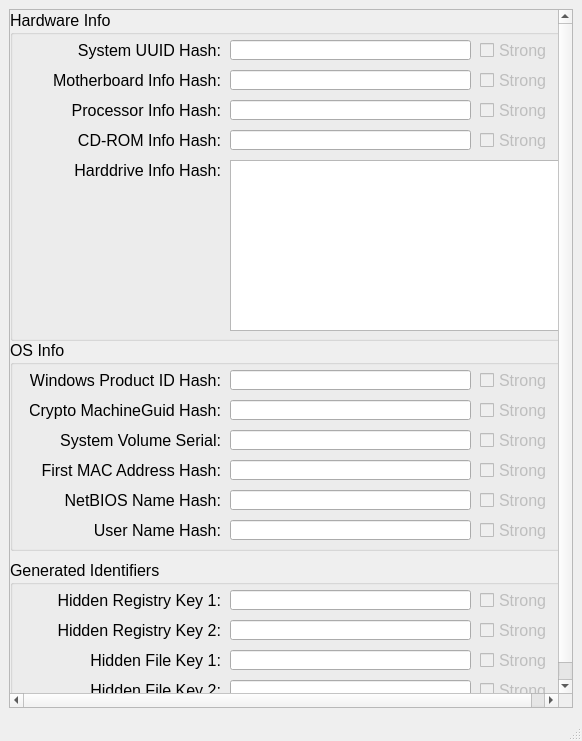
<?xml version="1.0" encoding="UTF-8"?>
<ui version="4.0">
 <class>MainWindow</class>
 <widget class="QMainWindow" name="MainWindow">
  <property name="geometry">
   <rect>
    <x>0</x>
    <y>0</y>
    <width>582</width>
    <height>741</height>
   </rect>
  </property>
  <property name="sizePolicy">
   <sizepolicy hsizetype="Expanding" vsizetype="Expanding">
    <horstretch>0</horstretch>
    <verstretch>0</verstretch>
   </sizepolicy>
  </property>
  <property name="minimumSize">
   <size>
    <width>0</width>
    <height>0</height>
   </size>
  </property>
  <property name="maximumSize">
   <size>
    <width>5790</width>
    <height>7920</height>
   </size>
  </property>
  <property name="font">
   <font>
    <pointsize>12</pointsize>
   </font>
  </property>
  <property name="windowTitle">
   <string>Splane - Ban ID Viewer</string>
  </property>
  <widget class="QWidget" name="centralwidget">
   <property name="sizePolicy">
    <sizepolicy hsizetype="Maximum" vsizetype="Maximum">
     <horstretch>0</horstretch>
     <verstretch>0</verstretch>
    </sizepolicy>
   </property>
   <layout class="QGridLayout" name="gridLayout">
    <item row="0" column="1">
     <widget class="QScrollArea" name="scrollArea">
      <property name="sizePolicy">
       <sizepolicy hsizetype="Expanding" vsizetype="Expanding">
        <horstretch>0</horstretch>
        <verstretch>0</verstretch>
       </sizepolicy>
      </property>
      <property name="autoFillBackground">
       <bool>false</bool>
      </property>
      <property name="verticalScrollBarPolicy">
       <enum>Qt::ScrollBarAsNeeded</enum>
      </property>
      <property name="horizontalScrollBarPolicy">
       <enum>Qt::ScrollBarAsNeeded</enum>
      </property>
      <property name="widgetResizable">
       <bool>true</bool>
      </property>
      <property name="alignment">
       <set>Qt::AlignLeading|Qt::AlignLeft|Qt::AlignVCenter</set>
      </property>
      <widget class="QWidget" name="scrollAreaWidgetContents">
       <property name="geometry">
        <rect>
         <x>0</x>
         <y>0</y>
         <width>562</width>
         <height>701</height>
        </rect>
       </property>
       <property name="sizePolicy">
        <sizepolicy hsizetype="Ignored" vsizetype="Ignored">
         <horstretch>0</horstretch>
         <verstretch>0</verstretch>
        </sizepolicy>
       </property>
       <property name="minimumSize">
        <size>
         <width>562</width>
         <height>701</height>
        </size>
       </property>
       <property name="baseSize">
        <size>
         <width>0</width>
         <height>0</height>
        </size>
       </property>
       <widget class="QGroupBox" name="groupBox">
        <property name="geometry">
         <rect>
          <x>0</x>
          <y>0</y>
          <width>561</width>
          <height>331</height>
         </rect>
        </property>
        <property name="title">
         <string>Hardware Info</string>
        </property>
        <widget class="QCheckBox" name="checkBoxCdRom">
         <property name="enabled">
          <bool>false</bool>
         </property>
         <property name="geometry">
          <rect>
           <x>470</x>
           <y>120</y>
           <width>70</width>
           <height>21</height>
          </rect>
         </property>
         <property name="text">
          <string>Strong</string>
         </property>
         <property name="checkable">
          <bool>true</bool>
         </property>
        </widget>
        <widget class="QLineEdit" name="lineEditProcessor">
         <property name="geometry">
          <rect>
           <x>220</x>
           <y>90</y>
           <width>241</width>
           <height>20</height>
          </rect>
         </property>
         <property name="font">
          <font>
           <family>Courier New</family>
          </font>
         </property>
        </widget>
        <widget class="QCheckBox" name="checkBoxProcessor">
         <property name="enabled">
          <bool>false</bool>
         </property>
         <property name="geometry">
          <rect>
           <x>470</x>
           <y>90</y>
           <width>70</width>
           <height>21</height>
          </rect>
         </property>
         <property name="text">
          <string>Strong</string>
         </property>
         <property name="checkable">
          <bool>true</bool>
         </property>
        </widget>
        <widget class="QLineEdit" name="lineEditCdRom">
         <property name="geometry">
          <rect>
           <x>220</x>
           <y>120</y>
           <width>241</width>
           <height>20</height>
          </rect>
         </property>
         <property name="font">
          <font>
           <family>Courier New</family>
          </font>
         </property>
        </widget>
        <widget class="QLabel" name="label_16">
         <property name="geometry">
          <rect>
           <x>20</x>
           <y>90</y>
           <width>191</width>
           <height>21</height>
          </rect>
         </property>
         <property name="text">
          <string>Processor Info Hash:</string>
         </property>
         <property name="alignment">
          <set>Qt::AlignRight|Qt::AlignTrailing|Qt::AlignVCenter</set>
         </property>
        </widget>
        <widget class="QLabel" name="label_15">
         <property name="geometry">
          <rect>
           <x>20</x>
           <y>120</y>
           <width>191</width>
           <height>21</height>
          </rect>
         </property>
         <property name="text">
          <string>CD-ROM Info Hash:</string>
         </property>
         <property name="alignment">
          <set>Qt::AlignRight|Qt::AlignTrailing|Qt::AlignVCenter</set>
         </property>
        </widget>
        <widget class="QCheckBox" name="checkBoxMotherboardSerial">
         <property name="enabled">
          <bool>false</bool>
         </property>
         <property name="geometry">
          <rect>
           <x>470</x>
           <y>60</y>
           <width>70</width>
           <height>21</height>
          </rect>
         </property>
         <property name="text">
          <string>Strong</string>
         </property>
         <property name="checkable">
          <bool>true</bool>
         </property>
        </widget>
        <widget class="QLabel" name="label_14">
         <property name="geometry">
          <rect>
           <x>20</x>
           <y>60</y>
           <width>191</width>
           <height>21</height>
          </rect>
         </property>
         <property name="text">
          <string>Motherboard Info Hash:</string>
         </property>
         <property name="alignment">
          <set>Qt::AlignRight|Qt::AlignTrailing|Qt::AlignVCenter</set>
         </property>
        </widget>
        <widget class="QLineEdit" name="lineEditMotherboard">
         <property name="geometry">
          <rect>
           <x>220</x>
           <y>60</y>
           <width>241</width>
           <height>20</height>
          </rect>
         </property>
         <property name="font">
          <font>
           <family>Courier New</family>
          </font>
         </property>
        </widget>
        <widget class="QLabel" name="label_13">
         <property name="geometry">
          <rect>
           <x>20</x>
           <y>150</y>
           <width>191</width>
           <height>21</height>
          </rect>
         </property>
         <property name="text">
          <string>Harddrive Info Hash:</string>
         </property>
         <property name="alignment">
          <set>Qt::AlignRight|Qt::AlignTrailing|Qt::AlignVCenter</set>
         </property>
        </widget>
        <widget class="QListView" name="listViewSerials">
         <property name="geometry">
          <rect>
           <x>220</x>
           <y>150</y>
           <width>331</width>
           <height>171</height>
          </rect>
         </property>
         <property name="font">
          <font>
           <family>Courier New</family>
           <pointsize>12</pointsize>
          </font>
         </property>
        </widget>
        <widget class="QLabel" name="label_17">
         <property name="geometry">
          <rect>
           <x>20</x>
           <y>30</y>
           <width>191</width>
           <height>21</height>
          </rect>
         </property>
         <property name="text">
          <string>System UUID Hash:</string>
         </property>
         <property name="alignment">
          <set>Qt::AlignRight|Qt::AlignTrailing|Qt::AlignVCenter</set>
         </property>
        </widget>
        <widget class="QCheckBox" name="checkBoxSystemUUID">
         <property name="enabled">
          <bool>false</bool>
         </property>
         <property name="geometry">
          <rect>
           <x>470</x>
           <y>30</y>
           <width>70</width>
           <height>21</height>
          </rect>
         </property>
         <property name="text">
          <string>Strong</string>
         </property>
         <property name="checkable">
          <bool>true</bool>
         </property>
        </widget>
        <widget class="QLineEdit" name="lineEditSystemUUID">
         <property name="geometry">
          <rect>
           <x>220</x>
           <y>30</y>
           <width>241</width>
           <height>20</height>
          </rect>
         </property>
         <property name="font">
          <font>
           <family>Courier New</family>
          </font>
         </property>
        </widget>
       </widget>
       <widget class="QGroupBox" name="groupBox_3">
        <property name="geometry">
         <rect>
          <x>0</x>
          <y>550</y>
          <width>561</width>
          <height>151</height>
         </rect>
        </property>
        <property name="title">
         <string>Generated Identifiers</string>
        </property>
        <widget class="QCheckBox" name="checkBoxFile2">
         <property name="enabled">
          <bool>false</bool>
         </property>
         <property name="geometry">
          <rect>
           <x>470</x>
           <y>120</y>
           <width>70</width>
           <height>21</height>
          </rect>
         </property>
         <property name="text">
          <string>Strong</string>
         </property>
         <property name="checkable">
          <bool>true</bool>
         </property>
         <property name="autoExclusive">
          <bool>false</bool>
         </property>
        </widget>
        <widget class="QLabel" name="label_10">
         <property name="geometry">
          <rect>
           <x>20</x>
           <y>120</y>
           <width>191</width>
           <height>21</height>
          </rect>
         </property>
         <property name="text">
          <string>Hidden File Key 2:</string>
         </property>
         <property name="alignment">
          <set>Qt::AlignRight|Qt::AlignTrailing|Qt::AlignVCenter</set>
         </property>
        </widget>
        <widget class="QLineEdit" name="lineEditFileKey2">
         <property name="geometry">
          <rect>
           <x>220</x>
           <y>120</y>
           <width>241</width>
           <height>20</height>
          </rect>
         </property>
         <property name="font">
          <font>
           <family>Courier New</family>
          </font>
         </property>
        </widget>
        <widget class="QCheckBox" name="checkBoxFile1">
         <property name="enabled">
          <bool>false</bool>
         </property>
         <property name="geometry">
          <rect>
           <x>470</x>
           <y>90</y>
           <width>70</width>
           <height>21</height>
          </rect>
         </property>
         <property name="text">
          <string>Strong</string>
         </property>
         <property name="checkable">
          <bool>true</bool>
         </property>
        </widget>
        <widget class="QLabel" name="label_9">
         <property name="geometry">
          <rect>
           <x>20</x>
           <y>90</y>
           <width>191</width>
           <height>21</height>
          </rect>
         </property>
         <property name="text">
          <string>Hidden File Key 1:</string>
         </property>
         <property name="alignment">
          <set>Qt::AlignRight|Qt::AlignTrailing|Qt::AlignVCenter</set>
         </property>
        </widget>
        <widget class="QLineEdit" name="lineEditFileKey1">
         <property name="geometry">
          <rect>
           <x>220</x>
           <y>90</y>
           <width>241</width>
           <height>20</height>
          </rect>
         </property>
         <property name="font">
          <font>
           <family>Courier New</family>
          </font>
         </property>
        </widget>
        <widget class="QLineEdit" name="lineEditRegKey1">
         <property name="geometry">
          <rect>
           <x>220</x>
           <y>30</y>
           <width>241</width>
           <height>20</height>
          </rect>
         </property>
         <property name="font">
          <font>
           <family>Courier New</family>
          </font>
         </property>
        </widget>
        <widget class="QLineEdit" name="lineEditRegKey2">
         <property name="geometry">
          <rect>
           <x>220</x>
           <y>60</y>
           <width>241</width>
           <height>20</height>
          </rect>
         </property>
         <property name="font">
          <font>
           <family>Courier New</family>
          </font>
         </property>
        </widget>
        <widget class="QCheckBox" name="checkBoxReg2">
         <property name="enabled">
          <bool>false</bool>
         </property>
         <property name="geometry">
          <rect>
           <x>470</x>
           <y>60</y>
           <width>70</width>
           <height>21</height>
          </rect>
         </property>
         <property name="text">
          <string>Strong</string>
         </property>
         <property name="checkable">
          <bool>true</bool>
         </property>
        </widget>
        <widget class="QLabel" name="label_7">
         <property name="geometry">
          <rect>
           <x>20</x>
           <y>30</y>
           <width>191</width>
           <height>21</height>
          </rect>
         </property>
         <property name="text">
          <string>Hidden Registry Key 1:</string>
         </property>
         <property name="alignment">
          <set>Qt::AlignRight|Qt::AlignTrailing|Qt::AlignVCenter</set>
         </property>
        </widget>
        <widget class="QLabel" name="label_8">
         <property name="geometry">
          <rect>
           <x>20</x>
           <y>60</y>
           <width>191</width>
           <height>21</height>
          </rect>
         </property>
         <property name="text">
          <string>Hidden Registry Key 2:</string>
         </property>
         <property name="alignment">
          <set>Qt::AlignRight|Qt::AlignTrailing|Qt::AlignVCenter</set>
         </property>
        </widget>
        <widget class="QCheckBox" name="checkBoxReg1">
         <property name="enabled">
          <bool>false</bool>
         </property>
         <property name="geometry">
          <rect>
           <x>470</x>
           <y>30</y>
           <width>70</width>
           <height>21</height>
          </rect>
         </property>
         <property name="text">
          <string>Strong</string>
         </property>
         <property name="checkable">
          <bool>true</bool>
         </property>
        </widget>
       </widget>
       <widget class="QGroupBox" name="groupBox_2">
        <property name="geometry">
         <rect>
          <x>0</x>
          <y>330</y>
          <width>561</width>
          <height>211</height>
         </rect>
        </property>
        <property name="title">
         <string>OS Info</string>
        </property>
        <widget class="QCheckBox" name="checkBoxMachineGuid">
         <property name="enabled">
          <bool>false</bool>
         </property>
         <property name="geometry">
          <rect>
           <x>470</x>
           <y>60</y>
           <width>70</width>
           <height>21</height>
          </rect>
         </property>
         <property name="text">
          <string>Strong</string>
         </property>
         <property name="checkable">
          <bool>true</bool>
         </property>
        </widget>
        <widget class="QLabel" name="label_12">
         <property name="geometry">
          <rect>
           <x>20</x>
           <y>60</y>
           <width>191</width>
           <height>21</height>
          </rect>
         </property>
         <property name="text">
          <string>Crypto MachineGuid Hash:</string>
         </property>
         <property name="alignment">
          <set>Qt::AlignRight|Qt::AlignTrailing|Qt::AlignVCenter</set>
         </property>
        </widget>
        <widget class="QLineEdit" name="lineEditProdId">
         <property name="geometry">
          <rect>
           <x>220</x>
           <y>30</y>
           <width>241</width>
           <height>20</height>
          </rect>
         </property>
         <property name="font">
          <font>
           <family>Courier New</family>
          </font>
         </property>
        </widget>
        <widget class="QLineEdit" name="lineEditMachineGUID">
         <property name="geometry">
          <rect>
           <x>220</x>
           <y>60</y>
           <width>241</width>
           <height>20</height>
          </rect>
         </property>
         <property name="font">
          <font>
           <family>Courier New</family>
          </font>
         </property>
        </widget>
        <widget class="QCheckBox" name="checkBoxProductId">
         <property name="enabled">
          <bool>false</bool>
         </property>
         <property name="geometry">
          <rect>
           <x>470</x>
           <y>30</y>
           <width>70</width>
           <height>21</height>
          </rect>
         </property>
         <property name="text">
          <string>Strong</string>
         </property>
         <property name="checkable">
          <bool>true</bool>
         </property>
        </widget>
        <widget class="QLabel" name="label_11">
         <property name="geometry">
          <rect>
           <x>20</x>
           <y>30</y>
           <width>191</width>
           <height>21</height>
          </rect>
         </property>
         <property name="text">
          <string>Windows Product ID Hash:</string>
         </property>
         <property name="alignment">
          <set>Qt::AlignRight|Qt::AlignTrailing|Qt::AlignVCenter</set>
         </property>
        </widget>
        <widget class="QCheckBox" name="checkBoxUserName">
         <property name="enabled">
          <bool>false</bool>
         </property>
         <property name="geometry">
          <rect>
           <x>470</x>
           <y>180</y>
           <width>70</width>
           <height>21</height>
          </rect>
         </property>
         <property name="text">
          <string>Strong</string>
         </property>
         <property name="checkable">
          <bool>true</bool>
         </property>
        </widget>
        <widget class="QLabel" name="label_3">
         <property name="geometry">
          <rect>
           <x>20</x>
           <y>120</y>
           <width>191</width>
           <height>21</height>
          </rect>
         </property>
         <property name="text">
          <string>First MAC Address Hash:</string>
         </property>
         <property name="alignment">
          <set>Qt::AlignRight|Qt::AlignTrailing|Qt::AlignVCenter</set>
         </property>
        </widget>
        <widget class="QLineEdit" name="lineEditNETBIOS">
         <property name="geometry">
          <rect>
           <x>220</x>
           <y>150</y>
           <width>241</width>
           <height>20</height>
          </rect>
         </property>
         <property name="font">
          <font>
           <family>Courier New</family>
          </font>
         </property>
        </widget>
        <widget class="QCheckBox" name="checkBoxNetBIOS">
         <property name="enabled">
          <bool>false</bool>
         </property>
         <property name="geometry">
          <rect>
           <x>470</x>
           <y>150</y>
           <width>70</width>
           <height>21</height>
          </rect>
         </property>
         <property name="text">
          <string>Strong</string>
         </property>
         <property name="checkable">
          <bool>true</bool>
         </property>
        </widget>
        <widget class="QLabel" name="label_5">
         <property name="geometry">
          <rect>
           <x>20</x>
           <y>150</y>
           <width>191</width>
           <height>21</height>
          </rect>
         </property>
         <property name="text">
          <string>NetBIOS Name Hash:</string>
         </property>
         <property name="alignment">
          <set>Qt::AlignRight|Qt::AlignTrailing|Qt::AlignVCenter</set>
         </property>
        </widget>
        <widget class="QCheckBox" name="checkBoxMACAddress">
         <property name="enabled">
          <bool>false</bool>
         </property>
         <property name="geometry">
          <rect>
           <x>470</x>
           <y>120</y>
           <width>70</width>
           <height>21</height>
          </rect>
         </property>
         <property name="text">
          <string>Strong</string>
         </property>
         <property name="checkable">
          <bool>true</bool>
         </property>
        </widget>
        <widget class="QLabel" name="label_6">
         <property name="geometry">
          <rect>
           <x>20</x>
           <y>180</y>
           <width>191</width>
           <height>21</height>
          </rect>
         </property>
         <property name="text">
          <string>User Name Hash:</string>
         </property>
         <property name="alignment">
          <set>Qt::AlignRight|Qt::AlignTrailing|Qt::AlignVCenter</set>
         </property>
        </widget>
        <widget class="QLineEdit" name="lineEditMACAddress">
         <property name="geometry">
          <rect>
           <x>220</x>
           <y>120</y>
           <width>241</width>
           <height>20</height>
          </rect>
         </property>
         <property name="font">
          <font>
           <family>Courier New</family>
          </font>
         </property>
        </widget>
        <widget class="QLineEdit" name="lineEditVolumeSerial">
         <property name="geometry">
          <rect>
           <x>220</x>
           <y>90</y>
           <width>241</width>
           <height>20</height>
          </rect>
         </property>
         <property name="font">
          <font>
           <family>Courier New</family>
          </font>
         </property>
        </widget>
        <widget class="QCheckBox" name="checkBoxVSN">
         <property name="enabled">
          <bool>false</bool>
         </property>
         <property name="geometry">
          <rect>
           <x>470</x>
           <y>90</y>
           <width>70</width>
           <height>21</height>
          </rect>
         </property>
         <property name="text">
          <string>Strong</string>
         </property>
         <property name="checkable">
          <bool>true</bool>
         </property>
        </widget>
        <widget class="QLabel" name="label_2">
         <property name="geometry">
          <rect>
           <x>20</x>
           <y>90</y>
           <width>191</width>
           <height>21</height>
          </rect>
         </property>
         <property name="text">
          <string>System Volume Serial:</string>
         </property>
         <property name="alignment">
          <set>Qt::AlignRight|Qt::AlignTrailing|Qt::AlignVCenter</set>
         </property>
        </widget>
        <widget class="QLineEdit" name="lineEditUserName">
         <property name="geometry">
          <rect>
           <x>220</x>
           <y>180</y>
           <width>241</width>
           <height>20</height>
          </rect>
         </property>
         <property name="font">
          <font>
           <family>Courier New</family>
          </font>
         </property>
        </widget>
       </widget>
      </widget>
     </widget>
    </item>
   </layout>
  </widget>
  <widget class="QStatusBar" name="statusbar"/>
 </widget>
 <resources/>
 <connections/>
</ui>
